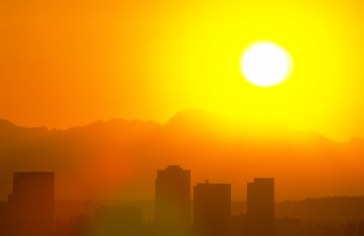
%> input picture Assignment 09/sunset.tiff, 364 x 236 px
$ octave --eval "hw9;"   (GNU Octave 9; MATLAB toolbox functions it lacks are replaced by stand-ins)
%> lines starting %> are read from the running program, lines starting %| are printed output that depends on the picture
function [] = hw9()
    part_a();
    part_b();

    'finished'
    input('');
end

function [] = part_a()
    sunset_im = int_to_dbl_img(imread('sunset.tiff'));
    tiger_1_im = int_to_dbl_img(imread('tiger-1.tiff'));
    tiger_2_im = int_to_dbl_img(imread('tiger-2.tiff'));

    figure();
    imshow(sunset_im);

    sunset_5_im = reshape(sunset_im, size(sunset_im)(1) * size(sunset_im)(2), size(sunset_im)(3));
    [sunset_5_assignments, sunset_5_means] = k_means(sunset_5_im, 5, 0.0001);
    sunset_5_im = map_means(sunset_5_im, sunset_5_assignments, sunset_5_means);
    sunset_5_im = reshape(sunset_5_im, size(sunset_im)(1), size(sunset_im)(2), size(sunset_im)(3));
    figure();
    imshow(sunset_5_im);

    sunset_10_im = reshape(sunset_im, size(sunset_im)(1) * size(sunset_im)(2), size(sunset_im)(3));
    [sunset_10_assignments, sunset_10_means] = k_means(sunset_10_im, 10, 0.0001);
    sunset_10_im = map_means(sunset_10_im, sunset_10_assignments, sunset_10_means);
    sunset_10_im = reshape(sunset_10_im, size(sunset_im)(1), size(sunset_im)(2), size(sunset_im)(3));
    figure();
    imshow(sunset_10_im);
end

function [] = part_b()
end

function [dbl_img] = int_to_dbl_img(int_img)
    dbl_img = double(int_img) / 255.0;
end

function [out_im] = map_means(in_im, assignments, means)
    out_im = in_im;
    for i = 1:size(means)(3)
        idc = find(assignments == i);
        out_im(idc, :) = repmat(means(1, :, i), size(idc)(1), 1);
    end
end

% data is assumed to be a matrix with each row a different data point.
function [cluster_assignments, means] = k_means(data, k, epsilon)
    data_size = size(data);
    % This shape seems weird, but it lets us broadcast means along the 3rd
    % dimension of the data tensor.
    means = zeros(1, data_size(2), k);
    for i = 1:k
        means(1, :, i) = data(ceil(rand(1) * size(data)(1)), :) + rand(1, 3) .* 0.01;
    end

    % Easy way to compute the distances: broadcast data - means, a |D| x |x| x k
    % matrix.
    cur_distances = repmat(data, 1, 1, k);
    % |D| x 1 x k matrix
    cur_distances = sqrt(sum((cur_distances - means) .^ 2, 2));
    [cur_distances_min, cluster_assignments] = min(cur_distances, [], 3);
    prev_err = Inf;
    cur_err = k_means_err(data, cluster_assignments, means)
    while prev_err - cur_err > epsilon

        for i = 1:k
            cur_cluster_data = data(find(cluster_assignments == i), :);
            means(1, :, i) = sum(cur_cluster_data, 1) ./ size(cur_cluster_data)(1);
        end
        cur_distances = repmat(data, 1, 1, k);
        cur_distances = sqrt(sum((cur_distances - means) .^ 2, 2));
        [cur_distances_min, cluster_assignments] = min(cur_distances, [], 3);

        prev_err = cur_err;
        cur_err = k_means_err(data, cluster_assignments, means)
    end
end

function [err] = k_means_err(data, cluster_assignments, means)
    err = 0.0;
    for i = 1:size(means)(3)
        cur_cluster_data = data(find(cluster_assignments == i), :);
        err += sum(sum(cur_cluster_data - means(1, :, i) .^ 2, 2), 1);
    end
end
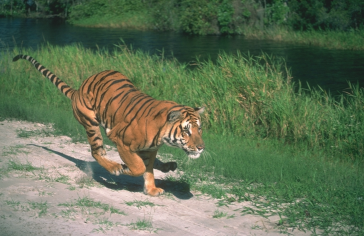
%> input picture Assignment 09/tiger-1.tiff, 364 x 236 px
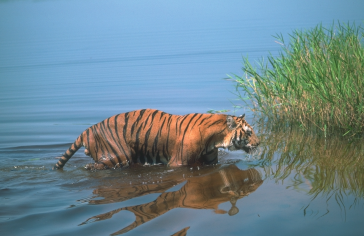
%> input picture Assignment 09/tiger-2.tiff, 364 x 236 px
%> the loop in k_means_err, `for i = 1:size(means)(3)` made 5 passes
%> err on passes 1 to 5: -109.7, 202.5, 399, 6291.8, 8278.3
%> in k_means, `cur_err = k_means_err(data, cluster_assignments, means)`: cur_err = 8278.3
%> the loop in k_means, `while prev_err - cur_err > epsilon` made 1 pass
%> (prev_err, cur_err) on pass 1: (8278.3, 16519.8)
%> in part_a, `sunset_5_im = reshape(sunset_5_im, size(sunset_im)(1), size(sunset_im)..`:
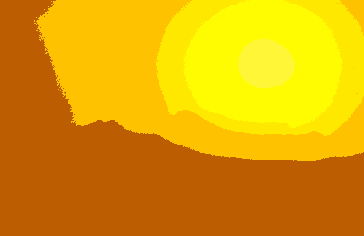
%> sunset_5_im: size 236x364x3 double; mean R, G, B 0.873, 0.63, 0.00552
%> the loop in k_means (call 2), `while prev_err - cur_err > epsilon` made 1 pass
%> (prev_err, cur_err) on pass 1: (22586.6, 24113.7)
%> in part_a, `sunset_10_im = reshape(sunset_10_im, size(sunset_im)(1), size(sunset_i..`:
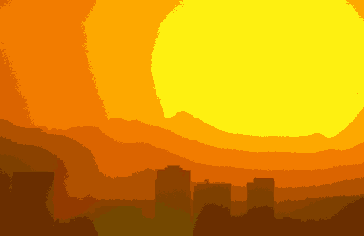
%> sunset_10_im: size 236x364x3 double; mean R, G, B 0.84, 0.573, 0.0206
